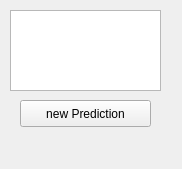
<?xml version="1.0" encoding="UTF-8"?>
<ui version="4.0">
 <class>MainWindow</class>
 <widget class="QMainWindow" name="MainWindow">
  <property name="geometry">
   <rect>
    <x>0</x>
    <y>0</y>
    <width>182</width>
    <height>169</height>
   </rect>
  </property>
  <property name="windowTitle">
   <string>NetworkPredictor</string>
  </property>
  <widget class="QWidget" name="centralwidget">
   <widget class="QPushButton" name="btn_predict">
    <property name="geometry">
     <rect>
      <x>20</x>
      <y>100</y>
      <width>131</width>
      <height>27</height>
     </rect>
    </property>
    <property name="text">
     <string>new Prediction</string>
    </property>
   </widget>
   <widget class="QLabel" name="lbl_answer">
    <property name="geometry">
     <rect>
      <x>10</x>
      <y>130</y>
      <width>161</width>
      <height>20</height>
     </rect>
    </property>
    <property name="text">
     <string/>
    </property>
   </widget>
   <widget class="QListView" name="listView">
    <property name="geometry">
     <rect>
      <x>10</x>
      <y>10</y>
      <width>151</width>
      <height>81</height>
     </rect>
    </property>
   </widget>
  </widget>
 </widget>
 <resources/>
 <connections/>
</ui>
